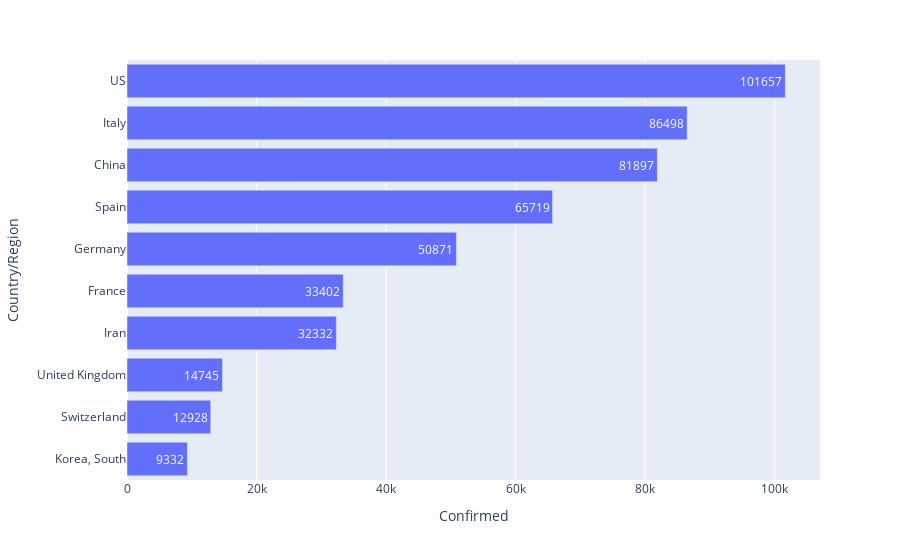

The code cell stored with this chart in its notebook:
### Code cell
fig = px.bar(df_comb.sort_values('Confirmed').tail(10), x="Confirmed", y="Country/Region", text='Confirmed', orientation='h')
fig.show()

### Figure 1 — Plotly figure (JSON) as saved in the notebook; plotly's stock layout.template omitted (floating-point values rounded to 4 significant figures)
{"data": [{"alignmentgroup": "True", "hoverlabel": {"namelength": 0}, "hovertemplate": "Confirmed=%{text}<br>Country/Region=%{y}", "legendgroup": "", "marker": {"color": "#636efa"}, "name": "", "offsetgroup": "", "orientation": "h", "showlegend": false, "text": [9332, 12928, 14745, 32332, 33402, 50871, 65719, 81897, 86498, 101657], "textposition": "auto", "type": "bar", "x": [9332, 12928, 14745, 32332, 33402, 50871, 65719, 81897, 86498, 101657], "xaxis": "x", "y": ["Korea, South", "Switzerland", "United Kingdom", "Iran", "France", "Germany", "Spain", "China", "Italy", "US"], "yaxis": "y"}], "layout": {"barmode": "relative", "legend": {"tracegroupgap": 0}, "margin": {"t": 60}, "xaxis": {"anchor": "y", "domain": [0, 1], "title": {"text": "Confirmed"}}, "yaxis": {"anchor": "x", "domain": [0, 1], "title": {"text": "Country/Region"}}}}
